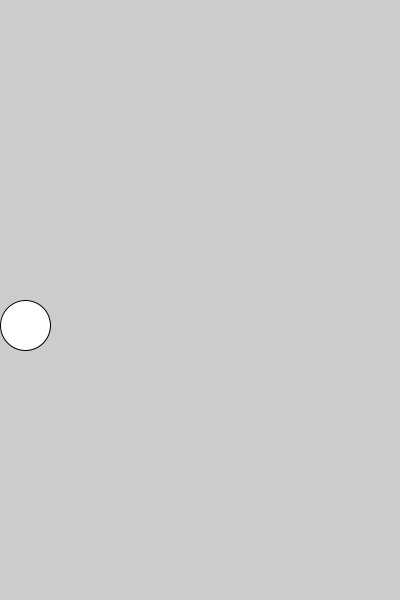
Frame 1 (no input)
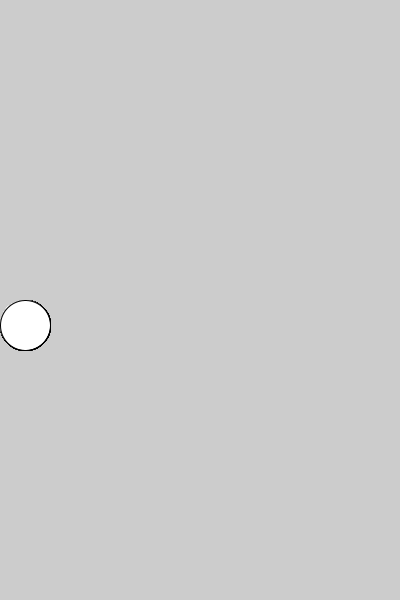
Frame 60 (the mouse pressed at the canvas centre just before this capture)
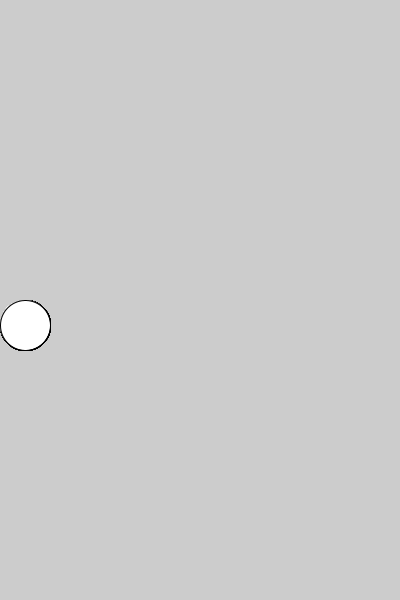
Frame 120 (the mouse held since frame 60 and released just before this capture)

The Processing sketch that drew these frames (run headless with seeded random() and noise(); from frame 60 on, the mouse is pressed at the canvas centre):

// Processing sketch: sketch_01_04
// ── sketch_01_04.pde
void setup() {
  size(400,600);
  ellipseMode(LEFT);
}
void draw() {
  ellipse(0,300,50,50);
}
